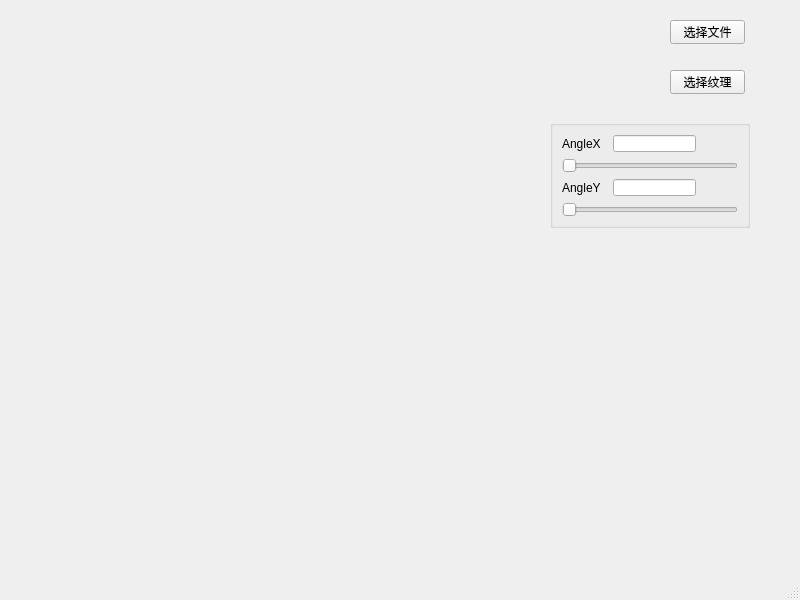
<?xml version="1.0" encoding="UTF-8"?>
<ui version="4.0">
 <class>MainWindow</class>
 <widget class="QMainWindow" name="MainWindow">
  <property name="geometry">
   <rect>
    <x>0</x>
    <y>0</y>
    <width>800</width>
    <height>600</height>
   </rect>
  </property>
  <property name="windowTitle">
   <string>MainWindow</string>
  </property>
  <widget class="QWidget" name="centralwidget">
   <widget class="QPushButton" name="btnFileSelect">
    <property name="geometry">
     <rect>
      <x>670</x>
      <y>20</y>
      <width>75</width>
      <height>24</height>
     </rect>
    </property>
    <property name="text">
     <string>选择文件</string>
    </property>
   </widget>
   <widget class="QGroupBox" name="groupBox">
    <property name="geometry">
     <rect>
      <x>550</x>
      <y>120</y>
      <width>200</width>
      <height>108</height>
     </rect>
    </property>
    <property name="title">
     <string/>
    </property>
    <layout class="QGridLayout" name="gridLayout">
     <item row="3" column="0" colspan="4">
      <widget class="QSlider" name="hSliderAngleY">
       <property name="maximum">
        <number>360</number>
       </property>
       <property name="orientation">
        <enum>Qt::Orientation::Horizontal</enum>
       </property>
      </widget>
     </item>
     <item row="0" column="2">
      <widget class="QLineEdit" name="lineEditAngleX"/>
     </item>
     <item row="0" column="3">
      <spacer name="horizontalSpacer">
       <property name="orientation">
        <enum>Qt::Orientation::Horizontal</enum>
       </property>
       <property name="sizeHint" stdset="0">
        <size>
         <width>60</width>
         <height>20</height>
        </size>
       </property>
      </spacer>
     </item>
     <item row="2" column="2">
      <widget class="QLineEdit" name="lineEditAngleY"/>
     </item>
     <item row="2" column="0">
      <widget class="QLabel" name="label_2">
       <property name="text">
        <string>AngleY</string>
       </property>
      </widget>
     </item>
     <item row="2" column="3">
      <spacer name="horizontalSpacer_2">
       <property name="orientation">
        <enum>Qt::Orientation::Horizontal</enum>
       </property>
       <property name="sizeHint" stdset="0">
        <size>
         <width>60</width>
         <height>20</height>
        </size>
       </property>
      </spacer>
     </item>
     <item row="0" column="0">
      <widget class="QLabel" name="label">
       <property name="text">
        <string>AngleX</string>
       </property>
      </widget>
     </item>
     <item row="1" column="0" colspan="4">
      <widget class="QSlider" name="hSliderAngleX">
       <property name="maximum">
        <number>360</number>
       </property>
       <property name="singleStep">
        <number>1</number>
       </property>
       <property name="orientation">
        <enum>Qt::Orientation::Horizontal</enum>
       </property>
      </widget>
     </item>
    </layout>
   </widget>
   <widget class="QPushButton" name="btnTexSelect">
    <property name="geometry">
     <rect>
      <x>670</x>
      <y>70</y>
      <width>75</width>
      <height>24</height>
     </rect>
    </property>
    <property name="text">
     <string>选择纹理</string>
    </property>
   </widget>
  </widget>
  <widget class="QMenuBar" name="menubar">
   <property name="geometry">
    <rect>
     <x>0</x>
     <y>0</y>
     <width>800</width>
     <height>33</height>
    </rect>
   </property>
  </widget>
  <widget class="QStatusBar" name="statusbar"/>
 </widget>
 <resources/>
 <connections/>
</ui>
